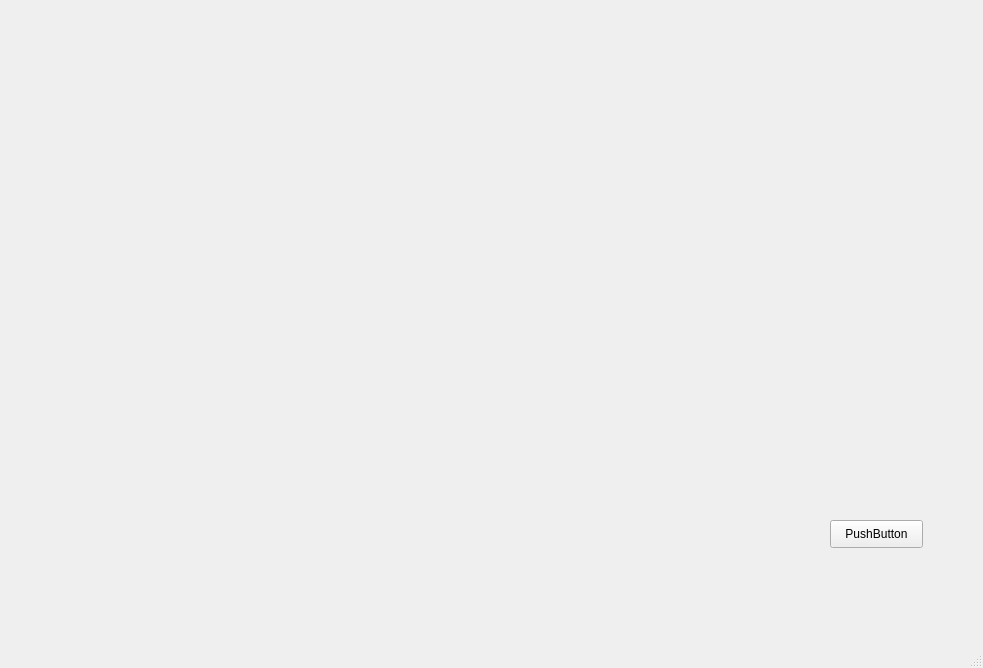
<?xml version="1.0" encoding="UTF-8"?>
<ui version="4.0">
 <class>MainWindow</class>
 <widget class="QMainWindow" name="MainWindow">
  <property name="geometry">
   <rect>
    <x>0</x>
    <y>0</y>
    <width>983</width>
    <height>668</height>
   </rect>
  </property>
  <property name="windowTitle">
   <string>MainWindow</string>
  </property>
  <widget class="QWidget" name="centralwidget">
   <widget class="QPushButton" name="pushButton">
    <property name="geometry">
     <rect>
      <x>830</x>
      <y>520</y>
      <width>93</width>
      <height>28</height>
     </rect>
    </property>
    <property name="text">
     <string>PushButton</string>
    </property>
   </widget>
  </widget>
  <widget class="QMenuBar" name="menubar">
   <property name="geometry">
    <rect>
     <x>0</x>
     <y>0</y>
     <width>983</width>
     <height>26</height>
    </rect>
   </property>
  </widget>
  <widget class="QStatusBar" name="statusbar"/>
 </widget>
 <resources/>
 <connections/>
</ui>
